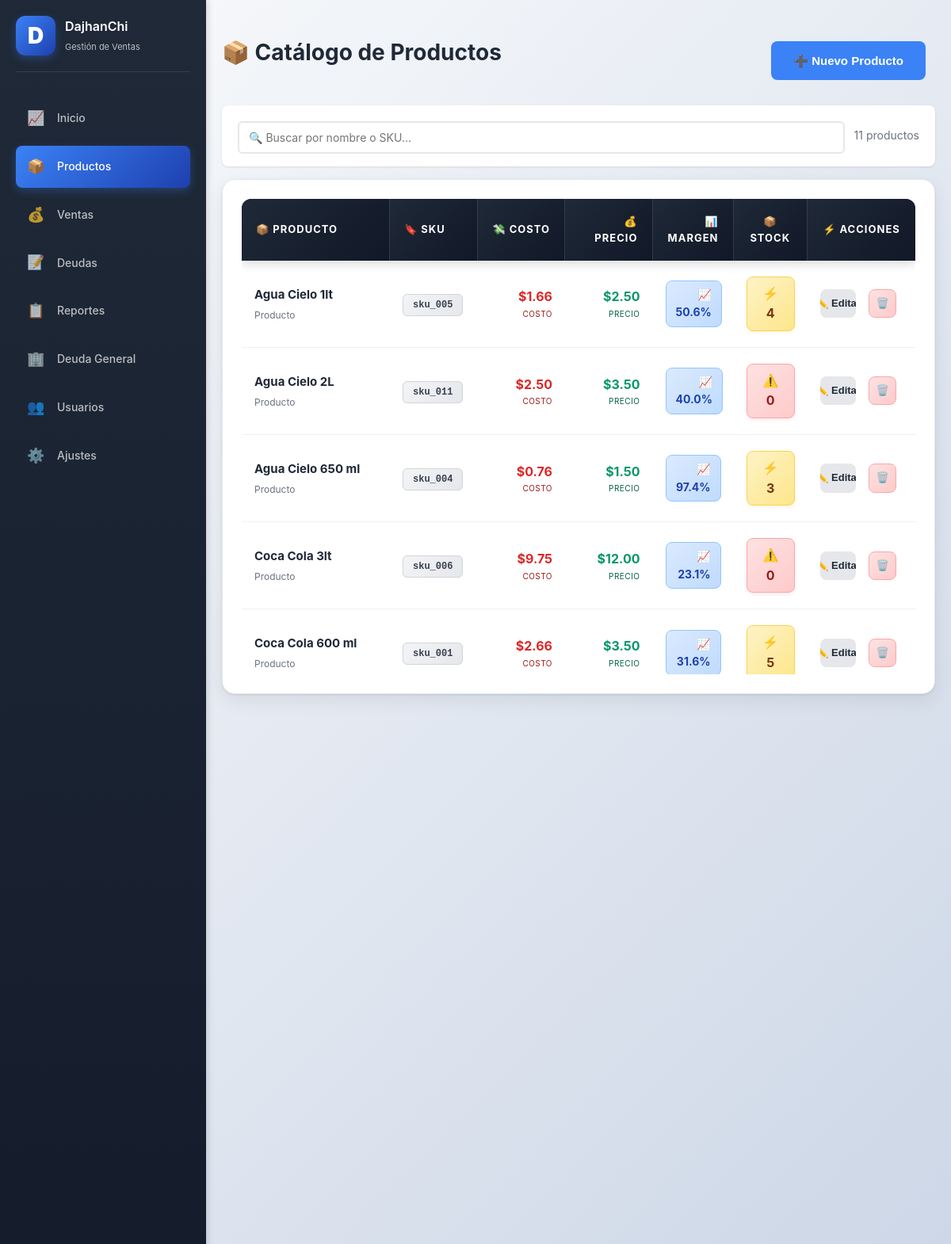
Page /products (signed in, upper part) on the earlier database version.
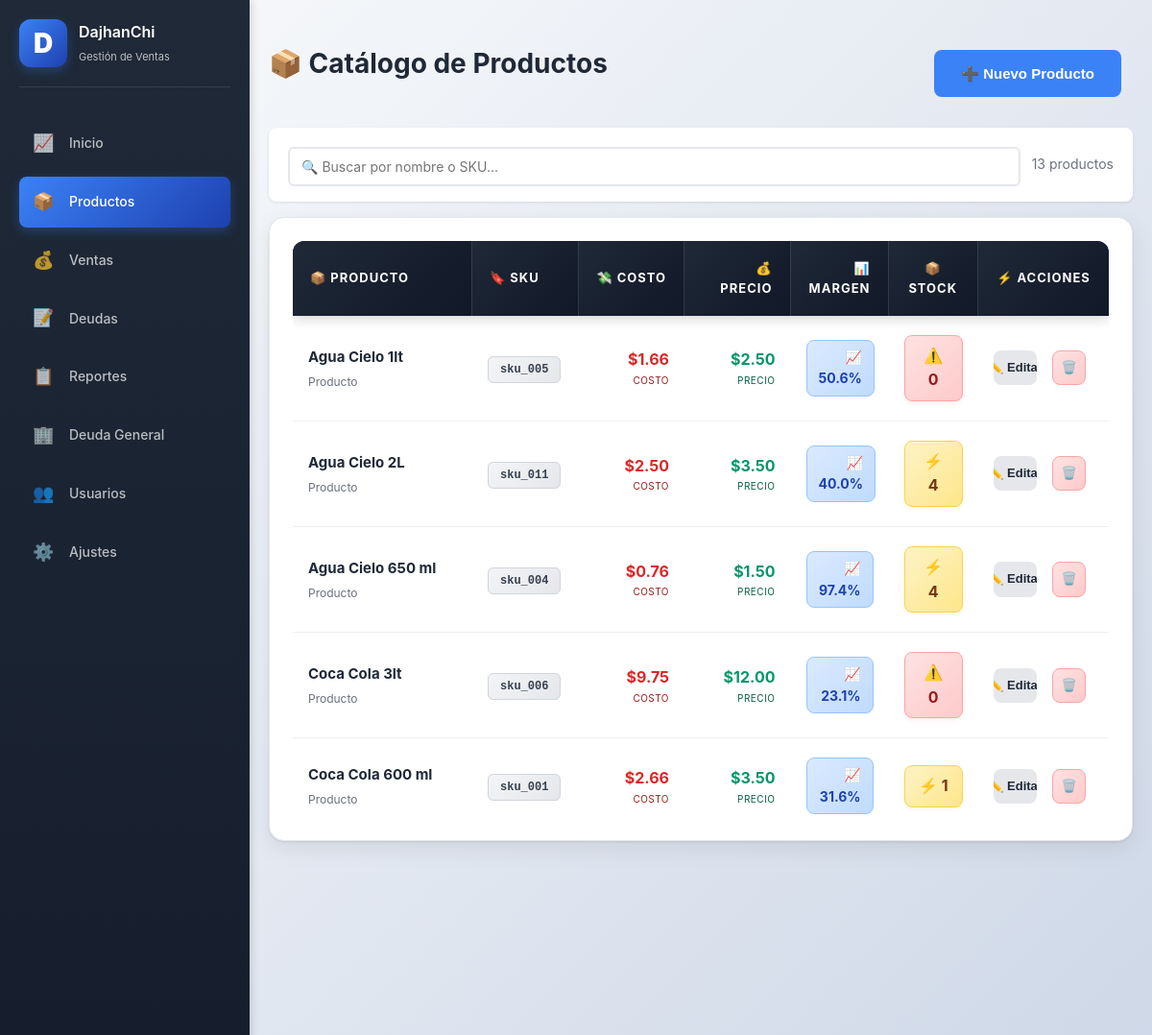
Same page on the later database version.
### app.py (models this page shows)
class Product(db.Model):
    id = db.Column(db.Integer, primary_key=True)
    user_id = db.Column(db.Integer, db.ForeignKey("user.id"), nullable=False, index=True)
    name = db.Column(db.String(160), nullable=False, index=True)
    sku = db.Column(db.String(64), nullable=True, index=True)
    package_cost_cents = db.Column(db.Integer, nullable=False, default=0)
    package_quantity = db.Column(db.Integer, nullable=False, default=1)
    cost_cents = db.Column(db.Integer, nullable=False, default=0)
    price_cents = db.Column(db.Integer, nullable=False, default=0)
    stock = db.Column(db.Integer, nullable=False, default=0, index=True)
    minimum_stock = db.Column(db.Integer, nullable=False, default=5)
    user = db.relationship("User", backref=db.backref("products", lazy=True))

### app.py (the view)
@app.route("/products")
@login_required
@require_permission("products")
def products():
    user_id = session.get("user_id")
    items = Product.query.filter_by(user_id=user_id).order_by(Product.name.asc()).limit(200).all()
    settings = get_user_settings(user_id)
    return render_template("products.html", products=items, settings=settings)

### app.py (called while the page is built, shortened)
@app.before_request
def init_db_once():
    global _db_initialized
    if _db_initialized:
        return

@app.template_filter("money")
def format_money(cents):
    if cents is None:
        return "$0.00"
    return f"${cents / 100:.2f}"

def get_user_settings(user_id):
    settings = Settings.query.filter_by(user_id=user_id).first()
    if not settings:
        settings = Settings(user_id=user_id, stock_yellow_threshold=10)
        db.session.add(settings)
        db.session.commit()
    return settings

def login_required(view):
    @wraps(view)
    def wrapped(*args, **kwargs):
        if not session.get("user_id"):
            return redirect(url_for("login"))
        return view(*args, **kwargs)
    return wrapped

def require_permission(module):
    def decorator(view):
        @wraps(view)
        def wrapped(*args, **kwargs):
            user_id = session.get("user_id")
            role = session.get("role")
            if not user_id or not role:
                return redirect(url_for("login"))
            settings = get_user_settings(user_id)
            permissions = settings.get_role_permissions(role)
            if not permissions.get(module, False):
                flash("❌ No tienes permiso para acceder a esta sección", "error")
                home_page = get_home_page_for_user(user_id, role)
                return redirect(url_for(home_page))
            return view(*args, **kwargs)
        return wrapped
    return decorator

    def get_role_permissions(self, role):
        if role == "admin":
            perms = self.admin_permissions
        elif role == "gerente":
            perms = self.gerente_permissions
        else:  # vendedor
            perms = self.vendedor_permissions
        try:
            return json.loads(perms) if isinstance(perms, str) else perms
        except:
            return {"dashboard": False, "products": False, "sales": False, "debts": False, "reports": False, "users": False, "settings": False}

### templates/products.html (shortened to what this page needs)
{% extends "base.html" %}
{% block content %}
<div class="page-head">
    <div>
        <h1>📦 Catálogo de Productos</h1>
    </div>
    <button type="button" class="button" onclick="openProductModal()">➕ Nuevo Producto</button>
</div>
{% if products %}
<div style="background: white; padding: 16px 20px; border-radius: 8px; margin-bottom: 16px; box-shadow: 0 1px 3px rgba(0,0,0,0.1);">
    <div style="display: flex; gap: 12px; align-items: center;">
        <div style="flex: 1; position: relative;">
            <input type="text" id="searchInput" placeholder="🔍 Buscar por nombre o SKU..."
                   style="width: 100%; padding: 10px 12px; border: 2px solid #e5e7eb; border-radius: 6px; font-size: 14px; transition: border-color 0.2s; box-sizing: border-box;">
        </div>
        <div id="searchResults" style="color: #6b7280; font-size: 14px; white-space: nowrap;">
            <span id="totalProducts">{{ products|length }}</span> productos
        </div>
    </div>
</div>
{% endif %}
<div class="card animate-card-pop" style="border-radius: 16px; overflow: hidden; box-shadow: 0 1px 3px rgba(0, 0, 0, 0.1), 0 8px 24px rgba(0, 0, 0, 0.08); border: 1px solid #e5e7eb;">
    {% if products %}
    <div class="table-scroll-container">
    <table class="products-table">
        <thead>
            <tr>
                <th style="text-align: left; width: 22%;">📦 Producto</th>
                <th style="text-align: left; width: 13%;">🔖 SKU</th>
                <th style="text-align: right; width: 13%;">💸 Costo</th>
                <th style="text-align: right; width: 13%;">💰 Precio</th>
                <th style="text-align: right; width: 12%;">📊 Margen</th>
                <th style="text-align: center; width: 11%;">📦 Stock</th>
                <th style="text-align: center; width: 16%;">⚡ Acciones</th>
            </tr>
        </thead>
        <tbody>
        {% for product in products %}
            <tr data-product-name="{{ product.name }}" data-product-sku="{{ product.sku or '' }}">
                <td style="vertical-align: middle;">
                    <div style="font-weight: 700; color: #1f2937; font-size: 15px; margin-bottom: 4px;">{{ product.name }}</div>
                    <div style="font-size: 12px; color: #6b7280;">Producto</div>
                </td>
                <td style="vertical-align: middle;">
                    <code style="background: linear-gradient(135deg, #f3f4f6 0%, #e5e7eb 100%); padding: 6px 12px; border-radius: 6px; font-size: 12px; font-weight: 600; color: #374151; border: 1px solid #d1d5db;">{{ product.sku or "N/A" }}</code>
                </td>
                <td style="text-align: right; vertical-align: middle;">
                    <div style="font-weight: 700; color: #dc2626; font-size: 16px;">{{ product.cost_cents | money }}</div>
                    <div style="font-size: 10px; color: #991b1b; text-transform: uppercase; letter-spacing: 0.5px;">Costo</div>
                </td>
                <td style="text-align: right; vertical-align: middle;">
                    <div style="font-weight: 700; color: #059669; font-size: 16px;">{{ product.price_cents | money }}</div>
                    <div style="font-size: 10px; color: #065f46; text-transform: uppercase; letter-spacing: 0.5px;">Precio</div>
                </td>
                <td style="text-align: right; vertical-align: middle;">
                    {% if product.cost_cents > 0 %}
                    <div style="display: inline-flex; align-items: center; gap: 4px; background: linear-gradient(135deg, #dbeafe 0%, #bfdbfe 100%); color: #1e40af; padding: 6px 12px; border-radius: 8px; font-weight: 700; font-size: 14px; border: 1px solid #93c5fd;">
                        📈 {{ "%.1f" | format(((product.price_cents - product.cost_cents) / product.cost_cents * 100)) }}%
                    </div>
                    {% else %}
                    <span style="color: #9ca3af; font-size: 13px;">N/A</span>
                    {% endif %}
                </td>
                <td style="text-align: center; vertical-align: middle;">
                    {% if product.stock == 0 %}
                    <div style="display: inline-flex; align-items: center; gap: 6px; background: linear-gradient(135deg, #fee2e2 0%, #fecaca 100%); color: #991b1b; padding: 8px 14px; border-radius: 8px; font-weight: 700; font-size: 16px; border: 1px solid #fca5a5; box-shadow: 0 2px 4px rgba(239, 68, 68, 0.1);">
                        ⚠️ {{ product.stock }}
                    </div>
                    {% elif product.stock < settings.stock_yellow_threshold %}
                    <div style="display: inline-flex; align-items: center; gap: 6px; background: linear-gradient(135deg, #fef3c7 0%, #fde68a 100%); color: #78350f; padding: 8px 14px; border-radius: 8px; font-weight: 700; font-size: 16px; border: 1px solid #fcd34d; box-shadow: 0 2px 4px rgba(245, 158, 11, 0.1);">
                        ⚡ {{ product.stock }}
                    </div>
                    {% endif %}
                </td>
                <td style="text-align: center; vertical-align: middle;">
                    <div style="display: flex; gap: 8px; justify-content: center;">
                        <button type="button"
                                class="button secondary small edit-product-btn"
                                style="display: inline-flex; align-items: center; gap: 6px; padding: 8px 14px; border-radius: 8px; font-weight: 600; font-size: 13px;"
                                data-product-id="{{ product.id }}"
                                data-product-name="{{ product.name }}"
                                data-product-sku="{{ product.sku or '' }}"
                                data-package-cost="{{ (product.package_cost_cents / 100)|round(2) }}"
                                data-package-qty="{{ product.package_quantity }}"
                                data-cost="{{ (product.cost_cents / 100)|round(2) }}"
                                data-price="{{ (product.price_cents / 100)|round(2) }}"
                                data-stock="{{ product.stock }}">
                            ✏️ Editar
                        </button>
                        <button type="button"
                                class="button secondary small"
                                style="display: inline-flex; align-items: center; gap: 6px; padding: 8px 14px; border-radius: 8px; font-weight: 600; font-size: 13px; background: linear-gradient(135deg, #fee2e2 0%, #fecaca 100%); color: #991b1b; border: 1px solid #fca5a5;"
                                data-id="{{ product.id }}"
                                data-name="{{ product.name }}"
                                data-url="{{ url_for('product_delete', product_id=product.id) }}"
                                onclick="openDeleteConfirm(this.dataset.id, this.dataset.name, this.dataset.url)">
                            🗑️
                        </button>
                    </div>
                </td>
            </tr>
        {% endfor %}
        </tbody>
    </table>
    </div>
    {% endif %}
</div>
{% endblock %}

### templates/base.html (shortened to what this page needs)
<!doctype html>
<html lang="es">
<head>
    <link rel="stylesheet" href="{{ url_for('static', filename='style.css') }}">
</head>
<body>
{% if session.get('user_id') %}
<div class="app-layout">
    <aside class="sidebar">
        <div class="sidebar-header">
            <div style="width: 50px; height: 50px; background: linear-gradient(135deg, #3b82f6 0%, #1e40af 100%); border-radius: 12px; display: flex; align-items: center; justify-content: center; font-weight: 900; font-size: 28px; color: white; box-shadow: 0 4px 12px rgba(59, 130, 246, 0.3);">D</div>
            <div style="flex: 1;">
                <h2 style="margin: 0; font-size: 16px; color: white;">DajhanChi</h2>
                <p style="margin: 4px 0 0 0; font-size: 11px; color: rgba(255,255,255,0.7);">Gestión de Ventas</p>
            </div>
        </div>
        <nav class="sidebar-nav">
            {% if user_permissions.get('dashboard') %}
            <a href="{{ url_for('dashboard') }}" class="nav-item" {% if request.endpoint == 'dashboard' %}data-active="true"{% endif %}>
                <span>📈</span>
                <span>Inicio</span>
            </a>
            {% endif %}
            {% if user_permissions.get('products') %}
            <a href="{{ url_for('products') }}" class="nav-item" {% if request.endpoint == 'products' %}data-active="true"{% endif %}>
                <span>📦</span>
                <span>Productos</span>
            </a>
            {% endif %}
            {% if user_permissions.get('sales') %}
            <a href="{{ url_for('sales') }}" class="nav-item" {% if request.endpoint == 'sales' %}data-active="true"{% endif %}>
                <span>💰</span>
                <span>Ventas</span>
            </a>
            {% endif %}
            {% if user_permissions.get('debts') %}
            <a href="{{ url_for('debts') }}" class="nav-item" {% if request.endpoint in ['debts', 'payment_register', 'customer_payment_register', 'debt_customer_receipt'] %}data-active="true"{% endif %}>
                <span>📝</span>
                <span>Deudas</span>
            </a>
            {% endif %}
            {% if user_permissions.get('reports') %}
            <a href="{{ url_for('reports') }}" class="nav-item" {% if request.endpoint == 'reports' %}data-active="true"{% endif %}>
                <span>📋</span>
                <span>Reportes</span>
            </a>
            <a href="{{ url_for('reports_debts_matrix') }}" class="nav-item" {% if request.endpoint == 'reports_debts_matrix' %}data-active="true"{% endif %}>
                <span>🏢</span>
                <span>Deuda General</span>
            </a>
            {% endif %}
            {% if user_permissions.get('users') %}
            <a href="{{ url_for('users') }}" class="nav-item" {% if request.endpoint == 'users' %}data-active="true"{% endif %}>
                <span>👥</span>
                <span>Usuarios</span>
            </a>
            {% endif %}
            {% if user_permissions.get('settings') %}
            <a href="{{ url_for('settings') }}" class="nav-item" {% if request.endpoint == 'settings' %}data-active="true"{% endif %}>
                <span>⚙️</span>
                <span>Ajustes</span>
            </a>
            {% endif %}
        </nav>
    </aside>
    <div class="main-content">
        <div class="container">
            {% block content %}{% endblock %}
        </div>
    </div>
</div>
{% endif %}
</body>
</html>

### templates/products.html (style rules this page uses)
.table-scroll-container { max-height: 600px; overflow-y: auto; overflow-x: hidden; border-radius: 12px; }
.products-table { width: 100%; border-collapse: separate; border-spacing: 0; table-layout: fixed; }
.products-table thead th { background: linear-gradient(135deg, #1f2937 0%, #111827 100%); text-align: left; padding: 18px; font-weight: 700; color: white; font-size: 13px; text-transform: uppercase; letter-spacing: 1px; border-bottom: none; position: sticky; top: 0; z-index: 10; }
.products-table tbody tr { background: white; transition: all 0.2s ease; cursor: pointer; border-bottom: 1px solid #e5e7eb; }
.products-table td { padding: 20px 16px; word-wrap: break-word; overflow: hidden; }

Differences in the rows shown:
changed Product "Agua Cielo 1lt": stock "4" → "0"; stock "⚡" → "⚠️"
changed Product "Agua Cielo 2L": stock "0" → "4"; stock "⚠️" → "⚡"
changed Product "Agua Cielo 650 ml": stock "3" → "4"
changed Product "Coca Cola 600 ml": stock "5" → "1"
Other differences:
{{ products|length }}: "11" → "13"
